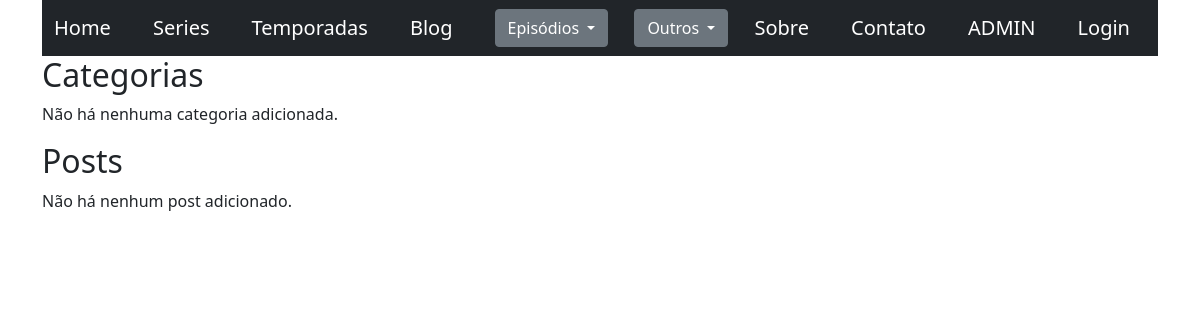
Page /seriados/blog on the earlier database version.
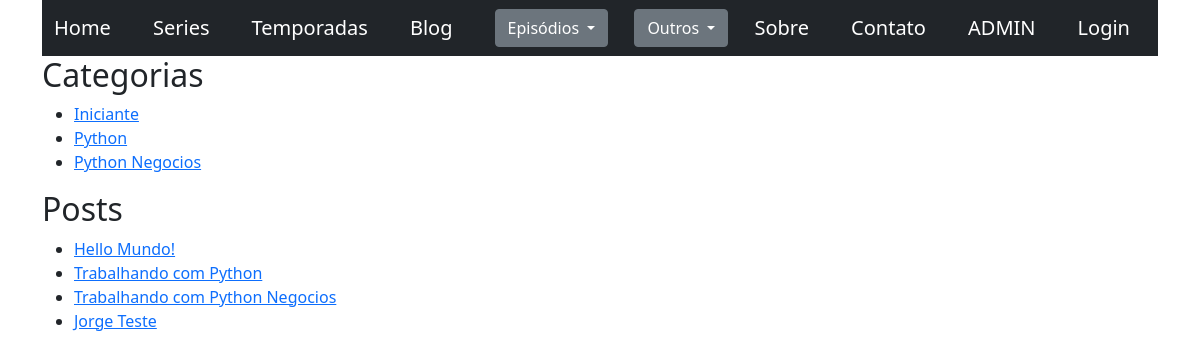
Same page on the later database version.
### seriados/models.py (models this page shows, shortened)
class Categoria(models.Model):
    titulo = models.CharField(max_length=100, db_index=True, verbose_name="Titulo")
    url = models.CharField(max_length=100, db_index=True, verbose_name="Url")

class Blog(models.Model):
    titulo = models.CharField(max_length=100, unique=True, verbose_name="Titulo")
    url = models.CharField(max_length=100, unique=True,verbose_name="Url")
    corpo = models.TextField( verbose_name="Corpo")
    data = models.DateField(db_index=True, auto_now_add=True,verbose_name="Data")
    categoria = models.ForeignKey('seriados.Categoria',on_delete=models.CASCADE, verbose_name="Categoria")

### seriados/views.py (the view)
# urls.py: path('blog',views.blog_list,name='blog_list'),
def blog_list(request):
    categorias = Categoria.objects.all()
    posts = Blog.objects.all()[:5]
    context = {'categorias': categorias, 'posts':posts, 'detail_url_post': 'seriados:blog_post', 'detail_url_categorias': 'seriados:blog_categorias'}
    return render(request, 'blog.html', context)

### seriados/templates/blog.html (shortened to what this page needs)
{% extends "base.html" %}
{% block content %}
    <h2>Categorias</h2>
    {% if categorias %}
        <ul>
        {% for categoria in categorias %}
            <li><a href={% url detail_url_categorias  pk=categoria.pk  %}>{{ categoria.titulo }}</a></li>
        {% endfor %}
        </ul>
    {% else %}
        <p>Não há nenhuma categoria adicionada.</p>
    {% endif %}
    <h2>Posts</h2>
    {% if posts %}
        <ul>
        {% for post in posts %}
            <li><a href={% url detail_url_post pk=post.pk %}>{{ post.titulo }}</a></li>
        {% endfor %}
        </ul>
    {% else %}
        <p>Não há nenhum post adicionado.</p>
    {% endif %}
{% endblock content %}

### seriados/templates/base.html (shortened to what this page needs)
{% load static %}
{% load i18n %}
<!DOCTYPE html>
<html lang="en">
    <head>
        <link href="{% static 'bootstrap/css/bootstrap.min.css' %}" rel="stylesheet" />
    </head>
    <body>
        <div class="container">
            <nav class="navbar navbar-expand-lg navbar-dark bg-dark">
                <div class="container-fluid">
                    {% block navbar %}
                        {% include 'navbar.html' %}
                    {% endblock %}
                </div>
            </nav>
            {% block content %}{% endblock %}
        </div>
    </body>
</html>

### seriados/templates/navbar.html (shortened to what this page needs)
<a class="navbar-brand" href={% url 'seriados:home' %}>Home</a>
<a class="navbar-brand" href={% url 'seriados:series_list' %}>Series</a>
<a class="navbar-brand" href={% url 'seriados:temporadas_list' %}>Temporadas</a>
<a class="navbar-brand" href={% url 'seriados:blog_list' %}>Blog</a>
<div class="dropdown">
    <button class="btn btn-secondary dropdown-toggle"
            type="button"
            id="dropdownMenuButton"
            data-bs-toggle="dropdown"
            aria-expanded="false">
        Episódios
    </button>
</div>
<div class="dropdown">
    <button class="btn btn-secondary dropdown-toggle"
            type="button"
            id="dropdownMenuButton"
            data-bs-toggle="dropdown"
            aria-expanded="false">
        Outros
    </button>
</div>
<a class="navbar-brand" href={% url 'seriados:about' %}>Sobre</a>
<a class="navbar-brand" href={% url 'seriados:contact' %}>Contato</a>
<a class="navbar-brand" href={% url 'admin:index' %}>ADMIN</a>
{% if user.is_authenticated %}
    <div class="dropdown">
        <button class="btn btn-secondary dropdown-toggle" type="button" id="dropdownMenuButton2" data-bs-toggle="dropdown" aria-expanded="false">
            Bem vindo, {{user.username}}
        </button>
        <ul class="dropdown-menu" aria-labelledby="dropdownMenuButton">
            <li><a class="dropdown-item" href={% url 'logout' %}>Logout</a></li>
        </ul>
    </div>
{% else %}
    <a class="navbar-brand" href={% url 'login' %}>Login</a>
{% endif %}

Differences in the rows shown:
added Categoria: titulo "Iniciante"
added Categoria: titulo "Python"
added Categoria: titulo "Python Negocios"
added Blog: titulo "Hello Mundo!"
added Blog: titulo "Trabalhando com Python"
added Blog: titulo "Trabalhando com Python Negocios"
added Blog: titulo "Jorge Teste"
Other differences:
text no longer shown: "Não há nenhuma categoria adicionada. Não há nenhum post adicionado."
